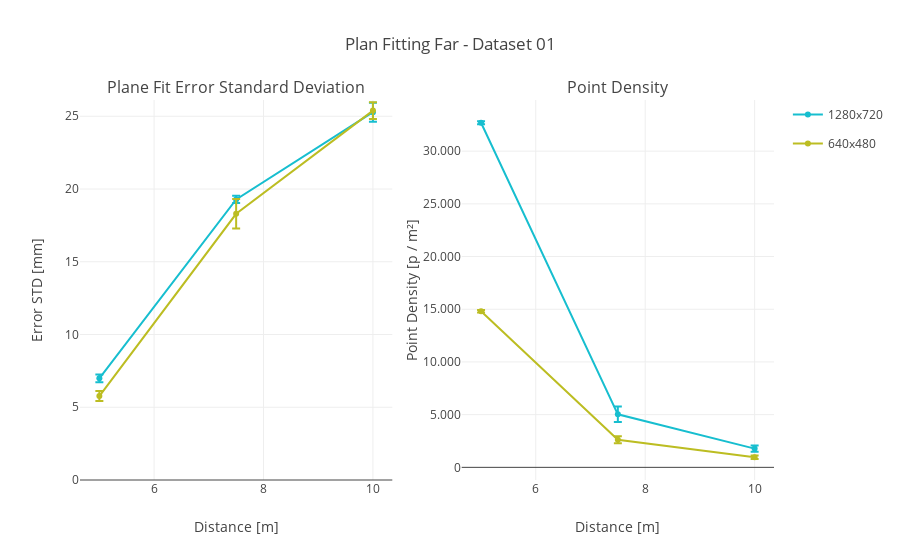

Notebook cell for this chart:
### Markdown cell above
Large divergence for different resolutions results in different aspect ratio. Apparently, the device just defines a region of interest for out of the full resolution depth map. This results in lesser artifacts in the corners.

### Code cell
plotPlaneData(pcDataFar02, 'Plan Fitting Far - Dataset 01')

### Figure 1 — Plotly figure (JSON) as saved in the notebook; plotly's stock layout.template omitted (floating-point values rounded to 4 significant figures)
{"data": [{"error_y": {"array": [0.2705, 0.2501, 0.6551], "color": "rgb(23, 190, 207)", "symmetric": true, "type": "data", "visible": true}, "legendgroup": "1280x720", "line": {"color": "rgb(23, 190, 207)"}, "name": "1280x720", "showlegend": true, "type": "scatter", "x": [5, 7.5, 10], "xaxis": "x1", "y": [6.986, 19.28, 25.28], "yaxis": "y1"}, {"error_y": {"array": [0.34, 1.014, 0.5689], "color": "rgb(188, 189, 34)", "symmetric": true, "type": "data", "visible": true}, "legendgroup": "640x480", "line": {"color": "rgb(188, 189, 34)"}, "name": "640x480", "showlegend": true, "type": "scatter", "x": [5, 7.5, 10], "xaxis": "x1", "y": [5.771, 18.3, 25.39], "yaxis": "y1"}, {"error_y": {"array": [150.7, 734.3, 303.8], "color": "rgb(23, 190, 207)", "symmetric": true, "type": "data", "visible": true}, "legendgroup": "1280x720", "line": {"color": "rgb(23, 190, 207)"}, "name": "1280x720", "showlegend": false, "type": "scatter", "x": [5, 7.5, 10], "xaxis": "x2", "y": [32700.0, 5030.0, 1778.0], "yaxis": "y2"}, {"error_y": {"array": [120.9, 334.0, 158.4], "color": "rgb(188, 189, 34)", "symmetric": true, "type": "data", "visible": true}, "legendgroup": "640x480", "line": {"color": "rgb(188, 189, 34)"}, "name": "640x480", "showlegend": false, "type": "scatter", "x": [5, 7.5, 10], "xaxis": "x2", "y": [14810.0, 2611.0, 958.0], "yaxis": "y2"}], "layout": {"annotations": [{"font": {"size": 16}, "showarrow": false, "text": "Plane Fit Error Standard Deviation", "x": 0.225, "xanchor": "center", "xref": "paper", "y": 1, "yanchor": "bottom", "yref": "paper"}, {"font": {"size": 16}, "showarrow": false, "text": "Point Density", "x": 0.775, "xanchor": "center", "xref": "paper", "y": 1, "yanchor": "bottom", "yref": "paper"}], "separators": ",.", "title": "Plan Fitting Far - Dataset 01", "xaxis1": {"anchor": "y1", "domain": [0, 0.45], "title": "Distance [m]"}, "xaxis2": {"anchor": "y2", "domain": [0.55, 1], "title": "Distance [m]"}, "yaxis1": {"anchor": "x1", "domain": [0, 1], "range": [0, 26.12], "title": "Error STD [mm]"}, "yaxis2": {"anchor": "x2", "domain": [0, 1], "hoverformat": ",.2f", "tickformat": ",d", "title": "Point Density [p / m²]"}}}
